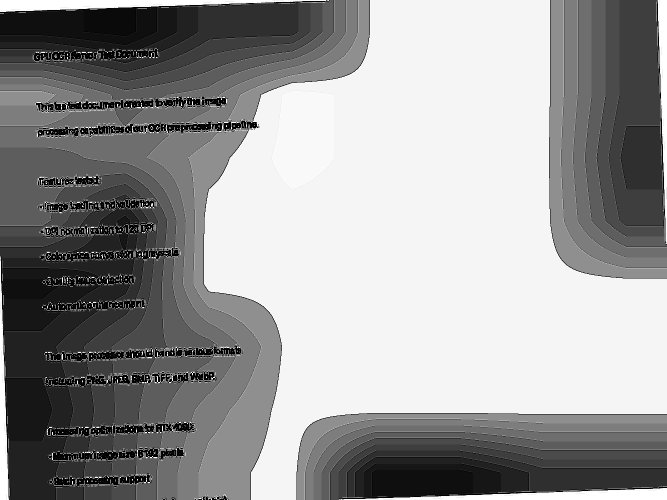
#> input picture tests/test_enhanced.png, 1333 x 1000 px (shown at 1/2 size); its folder holds only this picture in this run
$ python -i image_processor.py   (imports and definitions only)   (older library calls are emulated)
#> lines starting #> are read from the running program, lines starting #| are printed output that depends on the picture
### src/config.py

import os
from typing import Optional, List
from pathlib import Path
from dataclasses import dataclass
from enum import Enum


class Environment(str, Enum):
    DEVELOPMENT = "development"
    STAGING = "staging"
    PRODUCTION = "production"


class OCRModel(str, Enum):
    PADDLE_OCR = "paddle_ocr"
    PADDLE_OCR_TENSORRT = "paddle_ocr_tensorrt"


@dataclass
class OCRConfig:
    """Configuration for OCR processing"""
    default_dpi: int = 120
    max_batch_size: int = 50
    min_batch_size: int = 1
    gpu_memory_buffer_mb: int = 500
    tensorrt_precision: str = "FP16"
    model_cache_dir: str = "./model_cache"
    warmup_iterations: int = 3

    # Additional OCR settings
    use_angle_cls: bool = True
    lang: str = "en"
    use_tensorrt: bool = True  # Enable TensorRT for GPU acceleration
    use_space_char: bool = True
    paddle_det_model_dir: Optional[str] = None
    paddle_rec_model_dir: Optional[str] = None
    paddle_cls_model_dir: Optional[str] = None

    # Image processing
    max_image_size: int = 8192  # RTX 4090 optimized
    image_quality: int = 95
    supported_image_formats: List[str] = None

    # PDF processing
    pdf_max_pages: int = 200  # RTX 4090 optimized
    pdf_timeout: int = 300
    pdf_parallel_pages: int = 8
    max_file_size_mb: int = 100  # Maximum file size in MB
    max_pages: int = 200  # Maximum pages to process

    def __post_init__(self):
        if self.supported_image_formats is None:
            self.supported_image_formats = ["jpg", "jpeg", "png", "bmp", "tiff", "webp"]


@dataclass
class ServerConfig:
    """FastAPI server configuration"""
    host: str = "0.0.0.0"
    port: int = 8000
    workers: int = 1
    max_request_size_mb: int = 100
    request_timeout_seconds: int = 300

    # Additional server settings
    api_version: str = "v1"
    enable_docs: bool = True
    cors_origins: List[str] = None
    cors_allow_credentials: bool = False
    rate_limit_per_minute: int = 120  # RTX 4090 optimized

    # Storage
    upload_path: str = "./uploads"
    temp_path: str = "./temp"
    cleanup_interval_seconds: int = 3600
    cleanup_age_seconds: int = 86400

    # Security
    secret_key: str = "change-me-in-production"
    enable_api_key: bool = False
    api_key_header: str = "X-API-Key"

    # Logging
    log_level: str = "INFO"
    log_format: str = "json"
    log_file: Optional[str] = None

    def __post_init__(self):
        if self.cors_origins is None:
            self.cors_origins = ["*"]
        self.api_prefix = f"/api/{self.api_version}"


@dataclass
class GPUConfig:
    """GPU monitoring configuration"""
    device_id: int = 0
    monitoring_interval_seconds: float = 1.0
    memory_threshold_percent: float = 85.0

    # RTX 4090 optimizations
    memory_fraction: float = 0.9  # Use up to 90% of 24GB VRAM
    enable_monitoring: bool = True
    tensorrt_workspace_size: int = 8589934592  # 8GB
    tensorrt_fp16_mode: bool = True
    tensorrt_int8_mode: bool = False
    tensorrt_max_batch_size: int = 32

    # Performance settings
    enable_mixed_precision: bool = True
    cudnn_benchmark: bool = True
    num_cpu_threads: int = 16

    # CUDA settings
    cuda_device_order: str = "PCI_BUS_ID"
    cuda_visible_devices: str = "0"


@dataclass
class CacheConfig:
    """Cache configuration"""
    enable_cache: bool = True
    cache_type: str = "memory"  # memory or redis
    cache_ttl: int = 3600
    cache_max_size: int = 5000

    # Redis settings
    redis_host: str = os.getenv("REDIS_HOST", "redis")
    redis_port: int = 6379
    redis_db: int = 0
    redis_password: Optional[str] = None

    # Multi-tier cache settings
    memory_cache_size_mb: int = 512
    disk_cache_size_gb: float = 10.0
    disk_cache_path: str = "./cache"

    # AWS S3 cache settings
    s3_cache_bucket: Optional[str] = None
    s3_cache_region: Optional[str] = None


class Config:
    """Unified configuration container"""
    def __init__(self,
                 ocr: OCRConfig = None,
                 server: ServerConfig = None,
                 gpu: GPUConfig = None,
                 cache: CacheConfig = None,
                 environment: Environment = None):
        self.ocr = ocr or OCRConfig()
        self.server = server or ServerConfig()
        self.gpu = gpu or GPUConfig()
        self.cache = cache or CacheConfig()
        self.environment = environment or Environment.DEVELOPMENT
        self.version = os.getenv("APP_VERSION", "1.0.0")

        # Set debug mode based on environment
        self.debug = self.environment == Environment.DEVELOPMENT

        # Update server settings based on environment
        if self.environment == Environment.PRODUCTION:
            self.server.enable_docs = False
            self.server.log_level = "INFO"
            self.server.log_format = "json"
        else:
            self.server.enable_docs = True
            self.server.log_level = "DEBUG"
            self.server.log_format = "text"

    def validate(self):
        """Validate configuration settings"""
        # Ensure required directories exist
        paths = [
            self.ocr.model_cache_dir,
            self.server.upload_path,
            self.server.temp_path,
            "./tensorrt_engines"  # TensorRT cache path
        ]
        for path in paths:
            Path(path).mkdir(parents=True, exist_ok=True)

        # Validate GPU settings
        if self.gpu.memory_fraction < 0 or self.gpu.memory_fraction > 1:
            raise ValueError("GPU memory_fraction must be between 0 and 1")

        if self.gpu.memory_threshold_percent < 0 or self.gpu.memory_threshold_percent > 100:
            raise ValueError("GPU memory_threshold_percent must be between 0 and 100")

        # Validate cache settings
        if self.cache.cache_type not in ["memory", "redis"]:
            raise ValueError("cache_type must be 'memory' or 'redis'")

        # Validate environment-specific settings
        if self.environment == Environment.PRODUCTION:
            if self.server.secret_key == "change-me-in-production":
                raise ValueError("secret_key must be changed in production")
            if self.debug:
                raise ValueError("debug must be False in production")

        # Validate server settings
        if self.server.max_request_size_mb > 1000:
            raise ValueError("max_request_size_mb cannot exceed 1000MB")

        # Validate OCR settings
        if self.ocr.default_dpi < 72 or self.ocr.default_dpi > 600:
            raise ValueError("default_dpi must be between 72 and 600")

    # [18 lines left out: function get_model_config, not called in this run]


def load_config() -> Config:
    """Purpose: Load configuration from environment and files
    Calls:
        - os.environ.get()
        - Load from config.yaml if exists
    Called by: Various initialization functions
    Priority: CORE
    """
    # Determine environment
    env_str = os.getenv("ENVIRONMENT", "development")
    environment = Environment(env_str.lower())

    # Load OCR configuration
    ocr_config = OCRConfig(
        default_dpi=int(os.getenv("PDF_DPI", "120")),
        max_batch_size=int(os.getenv("MAX_BATCH_SIZE", "50")),
        min_batch_size=int(os.getenv("MIN_BATCH_SIZE", "1")),
        gpu_memory_buffer_mb=int(os.getenv("GPU_MEMORY_BUFFER_MB", "500")),
        tensorrt_precision=os.getenv("TENSORRT_PRECISION", "FP16"),
        model_cache_dir=os.getenv("MODEL_CACHE_DIR", "./model_cache"),
        warmup_iterations=int(os.getenv("WARMUP_ITERATIONS", "3")),
        use_angle_cls=os.getenv("PADDLE_USE_ANGLE_CLS", "true").lower() == "true",
        lang=os.getenv("PADDLE_LANG", "en"),
        use_tensorrt=os.getenv("USE_TENSORRT", "true").lower() == "true",
        use_space_char=os.getenv("PADDLE_USE_SPACE_CHAR", "true").lower() == "true",
        paddle_det_model_dir=os.getenv("PADDLE_DET_MODEL_DIR"),
        paddle_rec_model_dir=os.getenv("PADDLE_REC_MODEL_DIR"),
        paddle_cls_model_dir=os.getenv("PADDLE_CLS_MODEL_DIR"),
        max_image_size=int(os.getenv("MAX_IMAGE_SIZE", "8192")),
        image_quality=int(os.getenv("IMAGE_QUALITY", "95")),
        pdf_max_pages=int(os.getenv("PDF_MAX_PAGES", "200")),
        pdf_timeout=int(os.getenv("PDF_TIMEOUT", "300")),
        pdf_parallel_pages=int(os.getenv("PDF_PARALLEL_PAGES", "8")),
    )

    # Load server configuration
    server_config = ServerConfig(
        host=os.getenv("HOST", "0.0.0.0"),
        port=int(os.getenv("PORT", "8000")),
        workers=int(os.getenv("WORKERS", "1")),
        max_request_size_mb=int(os.getenv("MAX_REQUEST_SIZE_MB", "500")),
        request_timeout_seconds=int(os.getenv("REQUEST_TIMEOUT", "300")),
        api_version=os.getenv("API_VERSION", "v1"),
        enable_docs=environment != Environment.PRODUCTION,
        cors_origins=os.getenv("CORS_ORIGINS", "*").split(",") if os.getenv("CORS_ORIGINS") else ["*"],
        cors_allow_credentials=os.getenv("CORS_ALLOW_CREDENTIALS", "false").lower() == "true",
        rate_limit_per_minute=int(os.getenv("RATE_LIMIT_PER_MINUTE", "120")),
        upload_path=os.getenv("UPLOAD_PATH", "./uploads"),
        temp_path=os.getenv("TEMP_PATH", "./temp"),
        cleanup_interval_seconds=int(os.getenv("CLEANUP_INTERVAL", "3600")),
        cleanup_age_seconds=int(os.getenv("CLEANUP_AGE", "86400")),
        secret_key=os.getenv("SECRET_KEY", "change-me-in-production"),
        enable_api_key=os.getenv("ENABLE_API_KEY", "false").lower() == "true",
        api_key_header=os.getenv("API_KEY_HEADER", "X-API-Key"),
        log_level=os.getenv("LOG_LEVEL", "INFO" if environment == Environment.PRODUCTION else "DEBUG"),
        log_format=os.getenv("LOG_FORMAT", "json" if environment == Environment.PRODUCTION else "text"),
        log_file=os.getenv("LOG_FILE"),
    )

    # Load GPU configuration
    gpu_config = GPUConfig(
        device_id=int(os.getenv("GPU_DEVICE_ID", "0")),
        monitoring_interval_seconds=float(os.getenv("GPU_MONITOR_INTERVAL", "1.0")),
        memory_threshold_percent=float(os.getenv("GPU_MEMORY_THRESHOLD", "85.0")),
        memory_fraction=float(os.getenv("GPU_MEMORY_FRACTION", "0.9")),
        enable_monitoring=os.getenv("ENABLE_GPU_MONITORING", "true").lower() == "true",
        tensorrt_workspace_size=int(os.getenv("TENSORRT_WORKSPACE_SIZE", "8589934592")),
        tensorrt_fp16_mode=os.getenv("TENSORRT_FP16_MODE", "true").lower() == "true",
        tensorrt_int8_mode=os.getenv("TENSORRT_INT8_MODE", "false").lower() == "true",
        tensorrt_max_batch_size=int(os.getenv("TENSORRT_MAX_BATCH_SIZE", "32")),
        enable_mixed_precision=os.getenv("ENABLE_MIXED_PRECISION", "true").lower() == "true",
        cudnn_benchmark=os.getenv("CUDNN_BENCHMARK", "true").lower() == "true",
        num_cpu_threads=int(os.getenv("NUM_THREADS", "16")),
        cuda_device_order=os.getenv("CUDA_DEVICE_ORDER", "PCI_BUS_ID"),
        cuda_visible_devices=os.getenv("CUDA_VISIBLE_DEVICES", "0"),
    )

    # Load cache configuration
    cache_config = CacheConfig(
        enable_cache=os.getenv("ENABLE_CACHE", "true").lower() == "true",
        cache_type=os.getenv("CACHE_TYPE", "memory"),
        cache_ttl=int(os.getenv("CACHE_TTL", "3600")),
        cache_max_size=int(os.getenv("CACHE_MAX_SIZE", "5000")),
        redis_host=os.getenv("REDIS_HOST", "localhost"),
        redis_port=int(os.getenv("REDIS_PORT", "6379")),
        redis_db=int(os.getenv("REDIS_DB", "0")),
        redis_password=os.getenv("REDIS_PASSWORD"),
        memory_cache_size_mb=int(os.getenv("MEMORY_CACHE_SIZE_MB", "512")),
        disk_cache_size_gb=float(os.getenv("DISK_CACHE_SIZE_GB", "10.0")),
        disk_cache_path=os.getenv("DISK_CACHE_PATH", "./cache"),
        s3_cache_bucket=os.getenv("S3_CACHE_BUCKET"),
        s3_cache_region=os.getenv("S3_CACHE_REGION"),
    )

    # Create unified config
    config = Config(
        ocr=ocr_config,
        server=server_config,
        gpu=gpu_config,
        cache=cache_config,
        environment=environment
    )

    # Validate configuration
    config.validate()

    return config


# Create global config instance
config = load_config()

### src/utils/image_processor.py
import io
import logging
import numpy as np
import cv2
from PIL import Image, ImageOps
from typing import List, Tuple, Optional, Dict, Any
from dataclasses import dataclass
from enum import Enum
import math
from skimage import filters, morphology, transform
from skimage.metrics import structural_similarity as ssim
import warnings

from src.config import OCRConfig, load_config

# Suppress PIL decompression bomb warnings for large images
# [1 line not run here, left out]


class EnhancementLevel(str, Enum):
    """Enhancement level options"""
    NONE = "none"
    LIGHT = "light"
    MODERATE = "moderate"
    AGGRESSIVE = "aggressive"
    AUTO = "auto"


@dataclass
class QualityReport:
    """Image quality analysis report"""
    blur_score: float  # 0-1, higher is blurrier
    noise_level: float  # 0-1, higher is noisier
    contrast_score: float  # 0-1, higher is better
    skew_angle: float  # degrees
    recommended_enhancements: List[str]


@dataclass
class ValidationResult:
    """Image validation result"""
    is_valid: bool
    errors: List[str]
    warnings: List[str]
    properties: Dict[str, Any]


class ImageProcessor:
    """Process and enhance images for OCR"""

    def __init__(self, config: Optional[OCRConfig] = None):
        """Purpose: Initialize image processing utilities
        Dependencies: OpenCV, PIL, scikit-image
        Priority: CORE
        """
        self.config = config or load_config().ocr
        self.logger = logging.getLogger(__name__)

        # Image size constraints
        self.max_dimension = self.config.max_image_size
        self.supported_formats = set(self.config.supported_image_formats)

        # Quality thresholds
        self.blur_threshold = 0.3
        self.noise_threshold = 0.2
        self.contrast_threshold = 0.4
        self.skew_threshold = 2.0  # degrees

        # Enhancement parameters
        self.enhancement_params = {
            EnhancementLevel.LIGHT: {
                'denoise_strength': 3,
                'contrast_clip_limit': 2.0,
                'contrast_grid_size': (4, 4)
            },
            EnhancementLevel.MODERATE: {
                'denoise_strength': 7,
                'contrast_clip_limit': 3.0,
                'contrast_grid_size': (8, 8)
            },
            EnhancementLevel.AGGRESSIVE: {
                'denoise_strength': 11,
                'contrast_clip_limit': 4.0,
                'contrast_grid_size': (16, 16)
            }
        }

    # [36 lines left out: functions bytes_to_image, prepare_image, not called in this run]

    def enhance_for_ocr(
        self,
        image: np.ndarray,
        enhancement_level: str = "auto"
    ) -> np.ndarray:
        """Purpose: Apply OCR-specific enhancements
        Calls:
            - _detect_quality_issues()
            - _apply_denoising()
            - _enhance_contrast()
            - _correct_skew()
        Called by: pdf_processor.optimize_for_ocr()
        Priority: OPTIMIZATION
        """
        # Make a copy to avoid modifying original
        enhanced = image.copy()

        # Convert string to enum
        if isinstance(enhancement_level, str):
            enhancement_level = EnhancementLevel(enhancement_level.lower())

        # Detect quality issues if auto mode
        if enhancement_level == EnhancementLevel.AUTO:
            quality_report = self._detect_quality_issues(enhanced)

            # Apply recommended enhancements
            if quality_report.skew_angle > self.skew_threshold:
                enhanced = self._correct_skew(enhanced)

            if quality_report.noise_level > self.noise_threshold:
                enhanced = self._apply_denoising(enhanced, quality_report.noise_level)

            if quality_report.contrast_score < self.contrast_threshold:
                enhanced = self._enhance_contrast(enhanced)

            if quality_report.blur_score > self.blur_threshold:
                # Apply sharpening for blurry images
                kernel = np.array([[-1,-1,-1], [-1,9,-1], [-1,-1,-1]])
                enhanced = cv2.filter2D(enhanced, -1, kernel)

        elif enhancement_level != EnhancementLevel.NONE:
            # Apply fixed enhancement level
            params = self.enhancement_params[enhancement_level]

            # Denoise
            enhanced = self._apply_denoising(enhanced, 0.5)

            # Enhance contrast
            enhanced = self._enhance_contrast(enhanced)

            # Correct skew
            enhanced = self._correct_skew(enhanced)

        return enhanced

    # [134 lines left out: functions _load_image, _validate_image, _normalize_dpi, _convert_color_space, not called in this run]

    def _detect_quality_issues(
        self,
        image: np.ndarray
    ) -> QualityReport:
        """Purpose: Analyze image quality
        Calls:
            - Check blur level
            - Detect noise
            - Check contrast
        Called by: enhance_for_ocr()
        Priority: OPTIMIZATION
        """
        recommended_enhancements = []

        # Detect blur using Laplacian variance
        blur_score = self._calculate_blur_score(image)
        if blur_score > self.blur_threshold:
            recommended_enhancements.append("sharpen")

        # Detect noise level
        noise_level = self._calculate_noise_level(image)
        if noise_level > self.noise_threshold:
            recommended_enhancements.append("denoise")

        # Check contrast
        contrast_score = self._calculate_contrast_score(image)
        if contrast_score < self.contrast_threshold:
            recommended_enhancements.append("enhance_contrast")

        # Detect skew angle
        skew_angle = self._detect_skew_angle(image)
        if abs(skew_angle) > self.skew_threshold:
            recommended_enhancements.append("deskew")

        return QualityReport(
            blur_score=blur_score,
            noise_level=noise_level,
            contrast_score=contrast_score,
            skew_angle=skew_angle,
            recommended_enhancements=recommended_enhancements
        )

    def _calculate_blur_score(self, image: np.ndarray) -> float:
        """Calculate blur score (0-1, higher is blurrier)"""
        # Use Laplacian variance method
        laplacian = cv2.Laplacian(image, cv2.CV_64F)
        variance = laplacian.var()

        # Normalize to 0-1 range (inverse relationship)
        # Lower variance means more blur
        blur_score = 1.0 / (1.0 + variance / 100.0)

        return blur_score

    def _calculate_noise_level(self, image: np.ndarray) -> float:
        """Calculate noise level (0-1, higher is noisier)"""
        # Estimate noise using difference between image and denoised version
        denoised = cv2.fastNlMeansDenoising(image, h=3)
        noise = np.abs(image.astype(float) - denoised.astype(float))

        # Calculate noise level as ratio of noise to signal
        noise_level = np.mean(noise) / (np.mean(image) + 1e-6)

        # Clip to 0-1 range
        return np.clip(noise_level, 0, 1)

    def _calculate_contrast_score(self, image: np.ndarray) -> float:
        """Calculate contrast score (0-1, higher is better)"""
        # Calculate RMS contrast
        img_float = image.astype(float) / 255.0
        contrast = img_float.std()

        # Normalize to 0-1 range
        return np.clip(contrast * 4, 0, 1)  # Scale factor for typical text images

    def _detect_skew_angle(self, image: np.ndarray) -> float:
        """Detect text skew angle in degrees"""
        # Use Hough transform to detect lines
        edges = cv2.Canny(image, 50, 150, apertureSize=3)
        lines = cv2.HoughLines(edges, 1, np.pi/180, 100)

        if lines is None:
            return 0.0

        # Calculate angles
        angles = []
        for rho, theta in lines[:, 0]:
            angle = (theta * 180 / np.pi) - 90
            if -45 <= angle <= 45:  # Only consider reasonable angles
                angles.append(angle)

        if not angles:
            return 0.0

        # Return median angle
        return float(np.median(angles))

    # [185 lines left out: functions _apply_denoising, _enhance_contrast, _correct_skew, batch_resize, detect_orientation, not called in this run]


# Example usage and testing
# [32 lines not run here, left out]

>>> import cv2
>>> picture = cv2.cvtColor(cv2.imread('../../tests/test_enhanced.png'), cv2.COLOR_BGR2RGB)
#> picture is the input picture: shape (1000, 1333, 3); min 0, max 255, mean 151.8
>>> result = ImageProcessor().enhance_for_ocr(picture)
#> in _calculate_blur_score, `laplacian = cv2.Laplacian(image, cv2.CV_64F)`:
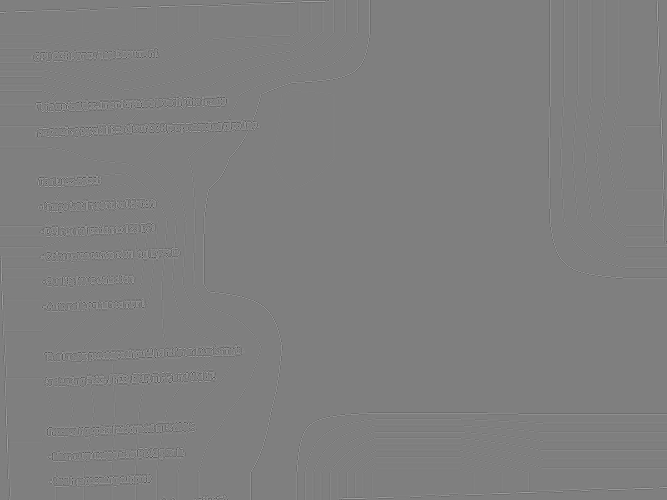
#> laplacian: shape (1000, 1333, 3) float64 (shown at 1/2 size); min -1020, max 1020, mean 0; drawn with min black and max white
#> in _calculate_blur_score, `variance = laplacian.var()`: variance = 8388.2
#> in _calculate_blur_score, `blur_score = 1.0 / (1.0 + variance / 100.0)`: blur_score = 0.0118
#> in _calculate_noise_level, `noise = np.abs(image.astype(float) - denoised.astype(float))`:
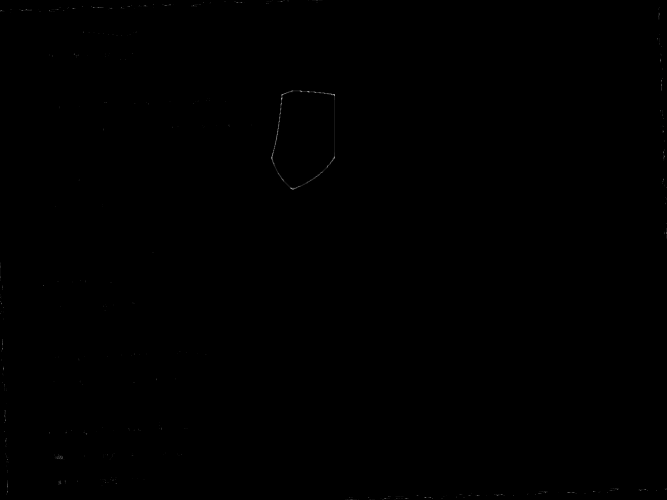
#> noise: shape (1000, 1333, 3) float64 (shown at 1/2 size); min 0, max 11, mean 0.00493; drawn with min black and max white
#> in _calculate_noise_level, `noise_level = np.mean(noise) / (np.mean(image) + 1e-6)`: noise_level = 3.25e-05
#> in _calculate_contrast_score, `contrast = img_float.std()`: contrast = 0.356
#> in _detect_quality_issues, `contrast_score = self._calculate_contrast_score(image)`: contrast_score = 1
#> in _detect_skew_angle, `edges = cv2.Canny(image, 50, 150, apertureSize=3)`:
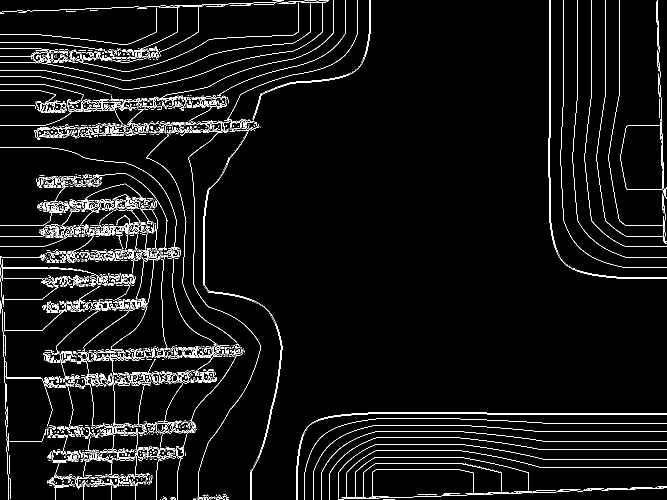
#> edges: shape (1000, 1333) (shown at 1/2 size); 4.4% white in thin lines or dots
#> the loop in _detect_skew_angle, `for rho, theta in lines[:, 0]:` made 3726 passes
#> (rho, theta, angle) on passes 1 to 3: (827, 1.57, 2.5e-06), (863, 1.57, 2.5e-06), (899, 1.57, 2.5e-06)
#> after the loop in _detect_skew_angle, `for rho, theta in lines[:, 0]:`: angles = 1185 values, max 44 at index 297, min -45 at index 34, mean -1.39
#> in _detect_quality_issues, `skew_angle = self._detect_skew_angle(image)`: skew_angle = 2.5e-06
